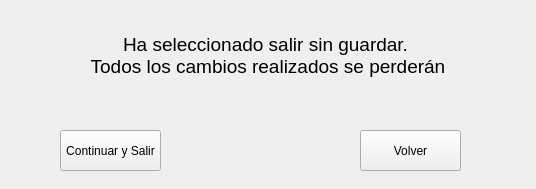
<?xml version="1.0" encoding="UTF-8"?>
<ui version="4.0">
 <class>Warning</class>
 <widget class="QMainWindow" name="Warning">
  <property name="geometry">
   <rect>
    <x>0</x>
    <y>0</y>
    <width>536</width>
    <height>189</height>
   </rect>
  </property>
  <property name="windowTitle">
   <string>Gestor ACOES: Warning</string>
  </property>
  <widget class="QWidget" name="centralwidget">
   <widget class="QPushButton" name="bAtras">
    <property name="geometry">
     <rect>
      <x>360</x>
      <y>130</y>
      <width>101</width>
      <height>41</height>
     </rect>
    </property>
    <property name="text">
     <string>Volver</string>
    </property>
   </widget>
   <widget class="QLabel" name="lWarning">
    <property name="geometry">
     <rect>
      <x>50</x>
      <y>10</y>
      <width>431</width>
      <height>91</height>
     </rect>
    </property>
    <property name="font">
     <font>
      <pointsize>14</pointsize>
     </font>
    </property>
    <property name="text">
     <string>Ha seleccionado salir sin guardar. 
 Todos los cambios realizados se perderán</string>
    </property>
    <property name="alignment">
     <set>Qt::AlignCenter</set>
    </property>
   </widget>
   <widget class="QPushButton" name="bSalir">
    <property name="geometry">
     <rect>
      <x>60</x>
      <y>130</y>
      <width>101</width>
      <height>41</height>
     </rect>
    </property>
    <property name="text">
     <string>Continuar y Salir</string>
    </property>
   </widget>
  </widget>
 </widget>
 <resources/>
 <connections/>
</ui>
